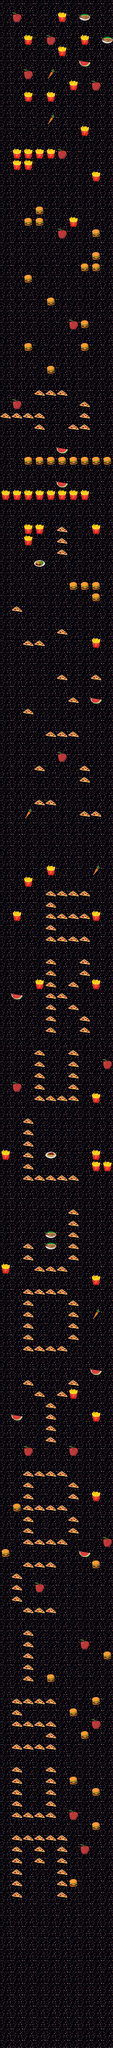

A level layout from a 2D game, rendered from its tile map. Below: a short description, then the map file with tile-grid data replaced by summaries:
An orthogonal 10x180 tile map with 48x48 px tiles, 3 tile layers (Tile Layer 1, burgers, carrots) and 314 objects.

<map version="1.2" tiledversion="1.2.3" orientation="orthogonal" renderorder="right-down" width="10" height="180" tilewidth="48" tileheight="48" infinite="0" nextlayerid="6" nextobjectid="315">
 <tileset firstgid="1" name="TileSetFA" tilewidth="48" tileheight="48" tilecount="20" columns="5">
  <image source="TileSetFA.png" width="240" height="192" />
 </tileset>
 <layer id="1" name="Tile Layer 1" width="10" height="180">
  <data>[1800 cells, 1800 non-empty, 1 distinct tile ids]</data>
 </layer>
 <layer id="2" name="burgers" width="10" height="180">
  <data>[1800 cells, 276 non-empty, 3 distinct tile ids]</data>
 </layer>
 <layer id="3" name="carrots" width="10" height="180">
  <data>[1800 cells, 38 non-empty, 6 distinct tile ids]</data>
 </layer>
 <objectgroup id="4" name="ObjectLayer">
  <object id="1" x="244.333" y="7975.33" width="38.6667" height="38.3333" />
  <object id="2" x="244" y="7926.17" width="38.6667" height="38.3333" />
  <object id="3" x="292.333" y="7925.5" width="38.6667" height="38.3333" />
  <object id="4" x="243" y="7879.17" width="38.6667" height="38.3333" />
  <object id="5" x="244.333" y="7829.17" width="38.6667" height="38.3333" />
  <object id="6" x="148" y="7829.83" width="38.6667" height="38.3333" />
  <object id="7" x="51.3333" y="7974.5" width="38.6667" height="38.3333" />
  <object id="8" x="52" y="7923.5" width="38.6667" height="38.3333" />
  <object id="9" x="52.3333" y="7876.17" width="38.6667" height="38.3333" />
  <object id="10" x="51.6666" y="7831.17" width="38.6667" height="38.3333" />
  <object id="11" x="51" y="7780.83" width="38.6667" height="38.3333" />
  <object id="12" x="53" y="7733.5" width="38.6667" height="38.3333" />
  <object id="13" x="100" y="7732.83" width="38.6667" height="38.3333" />
  <object id="14" x="149" y="7734.5" width="38.6667" height="38.3333" />
  <object id="15" x="196.667" y="7734.83" width="38.6667" height="38.3333" />
  <object id="16" x="246.333" y="7735.17" width="38.6667" height="38.3333" />
  <object id="17" x="244.333" y="7779.17" width="38.6667" height="38.3333" />
  <object id="18" x="148" y="7781.17" width="38.6667" height="38.3333" />
  <object id="19" x="197.666" y="7541.75" width="38.6667" height="38.3333" />
  <object id="20" x="197" y="7494.25" width="38.6667" height="38.3333" />
  <object id="21" x="196" y="7447.25" width="38.6667" height="38.3333" />
  <object id="22" x="198" y="7589.5" width="38.6667" height="38.3333" />
  <object id="23" x="196.667" y="7639.5" width="38.6667" height="38.3333" />
  <object id="24" x="388.667" y="7686.83" width="38.6667" height="38.3333" />
  <object id="25" x="388.667" y="7541.33" width="38.6667" height="38.3333" />
  <object id="26" x="293.167" y="7492.33" width="38.6667" height="38.3333" />
  <object id="27" x="149.167" y="7638.83" width="38.6667" height="38.3333" />
  <object id="28" x="100.167" y="7637.33" width="38.6667" height="38.3333" />
  <object id="29" x="52.1667" y="7637.83" width="38.6667" height="38.3333" />
  <object id="30" x="53.1667" y="7589.83" width="38.6667" height="38.3333" />
  <object id="31" x="52.6667" y="7542.33" width="38.6667" height="38.3333" />
  <object id="32" x="51.6667" y="7494.83" width="38.6667" height="38.3333" />
  <object id="33" x="52.6667" y="7444.83" width="38.6667" height="38.3333" />
  <object id="34" x="50.1667" y="7348.83" width="38.6667" height="38.3333" />
  <object id="35" x="99.1667" y="7349.33" width="38.6667" height="38.3333" />
  <object id="36" x="147.667" y="7348.83" width="38.6667" height="38.3333" />
  <object id="37" x="194.667" y="7348.33" width="38.6667" height="38.3333" />
  <object id="38" x="196.167" y="7301.33" width="38.6667" height="38.3333" />
  <object id="39" x="198.167" y="7251.83" width="38.6667" height="38.3333" />
  <object id="40" x="341.167" y="7300.83" width="38.6667" height="38.3333" />
  <object id="41" x="293.167" y="7203.83" width="38.6667" height="38.3333" />
  <object id="42" x="388.667" y="7156.33" width="38.6667" height="38.3333" />
  <object id="43" x="200" y="7063.09" width="31.9091" height="33.7273" />
  <object id="44" x="150.712" y="7257.14" width="31.9091" height="33.7273" />
  <object id="45" x="104.045" y="7256.47" width="31.9091" height="33.7273" />
  <object id="46" x="55.3788" y="7257.8" width="31.9091" height="33.7273" />
  <object id="47" x="56.7121" y="7207.8" width="31.9091" height="33.7273" />
  <object id="48" x="57.3788" y="7161.14" width="31.9091" height="33.7273" />
  <object id="49" x="104.712" y="7158.47" width="31.9091" height="33.7273" />
  <object id="50" x="151.379" y="7159.8" width="31.9091" height="33.7273" />
  <object id="51" x="199.379" y="7157.8" width="31.9091" height="33.7273" />
  <object id="52" x="104.045" y="7063.14" width="31.9091" height="33.7273" />
  <object id="53" x="104.045" y="7015.14" width="31.9091" height="33.7273" />
  <object id="54" x="104.712" y="6969.14" width="31.9091" height="33.7273" />
  <object id="55" x="102.712" y="6920.47" width="31.9091" height="33.7273" />
  <object id="56" x="104.045" y="6871.14" width="31.9091" height="33.7273" />
  <object id="57" x="438.045" y="6965.8" width="31.9091" height="33.7273" />
  <object id="58" x="200.045" y="6775.14" width="31.9091" height="33.7273" />
  <object id="59" x="151.379" y="6775.14" width="31.9091" height="33.7273" />
  <object id="60" x="103.379" y="6775.8" width="31.9091" height="33.7273" />
  <object id="61" x="56.0454" y="6729.14" width="31.9091" height="33.7273" />
  <object id="62" x="55.3788" y="6680.47" width="31.9091" height="33.7273" />
  <object id="63" x="56.0455" y="6633.14" width="31.9091" height="33.7273" />
  <object id="64" x="105.379" y="6585.14" width="31.9091" height="33.7273" />
  <object id="65" x="153.379" y="6584.47" width="31.9091" height="33.7273" />
  <object id="66" x="198.045" y="6584.47" width="31.9091" height="33.7273" />
  <object id="67" x="392.045" y="6581.8" width="31.9091" height="33.7273" />
  <object id="68" x="8.04545" y="6534.47" width="31.9091" height="33.7273" />
  <object id="69" x="248.712" y="6488.47" width="31.9091" height="33.7273" />
  <object id="70" x="199.379" y="6489.14" width="31.9091" height="33.7273" />
  <object id="71" x="151.379" y="6487.8" width="31.9091" height="33.7273" />
  <object id="72" x="101.379" y="6486.47" width="31.9091" height="33.7273" />
  <object id="73" x="296.045" y="6441.8" width="31.9091" height="33.7273" />
  <object id="74" x="298.045" y="6391.8" width="31.9091" height="33.7273" />
  <object id="75" x="248.712" y="6345.14" width="31.9091" height="33.7273" />
  <object id="76" x="198.712" y="6345.14" width="31.9091" height="33.7273" />
  <object id="77" x="150.045" y="6344.47" width="31.9091" height="33.7273" />
  <object id="78" x="105.379" y="6344.47" width="31.9091" height="33.7273" />
  <object id="79" x="102.712" y="6393.14" width="31.9091" height="33.7273" />
  <object id="80" x="104.045" y="6437.8" width="31.9091" height="33.7273" />
  <object id="81" x="54.0454" y="6344.47" width="31.9091" height="33.7273" />
  <object id="82" x="296.712" y="6294.47" width="31.9091" height="33.7273" />
  <object id="83" x="296.712" y="6244.47" width="31.9091" height="33.7273" />
  <object id="84" x="392.045" y="6295.14" width="31.9091" height="33.7273" />
  <object id="85" x="104.045" y="6295.8" width="31.9091" height="33.7273" />
  <object id="86" x="102.045" y="6247.8" width="31.9091" height="33.7273" />
  <object id="87" x="104.712" y="6199.8" width="31.9091" height="33.7273" />
  <object id="88" x="152.045" y="6198.47" width="31.9091" height="33.7273" />
  <object id="89" x="201.379" y="6199.14" width="31.9091" height="33.7273" />
  </objectgroup>
 <objectgroup id="5" name="ObjectLayer2">
  <!-- 38 objects omitted --></objectgroup>
</map>
<!-- 225 of 314 objects omitted -->
